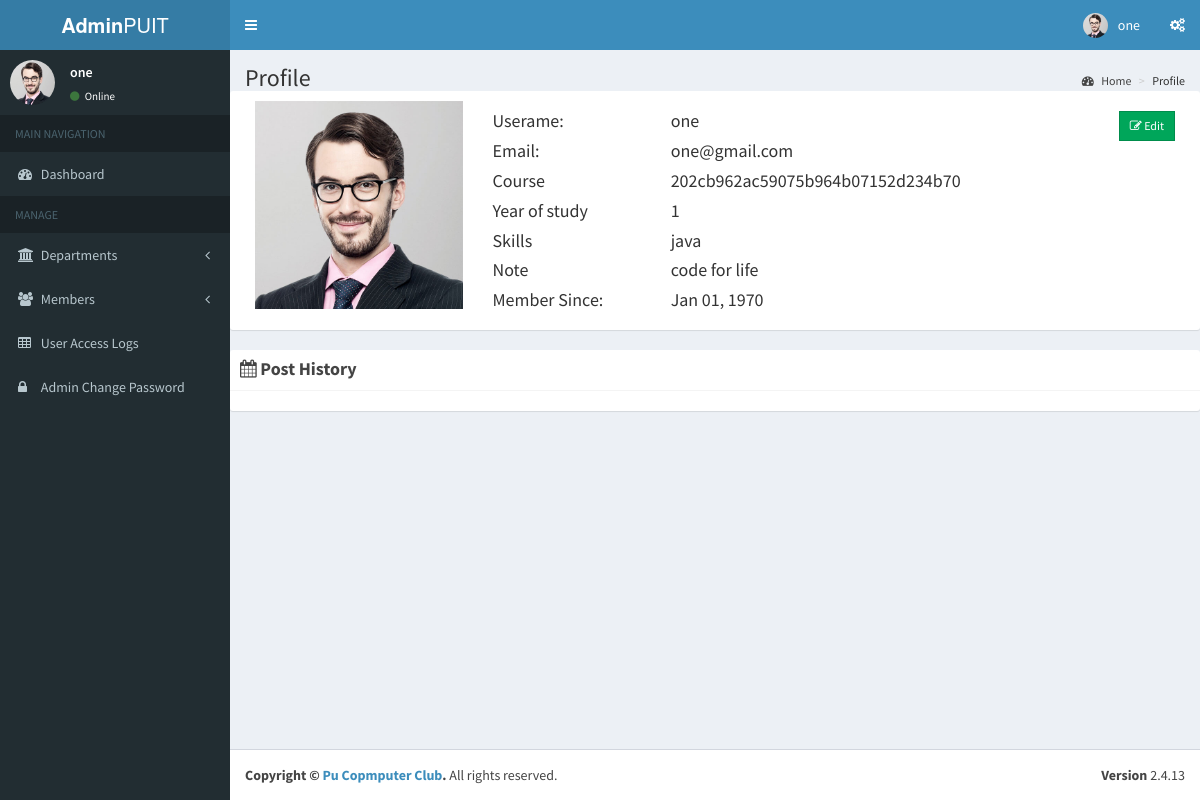
Screenshot of /admin/profile.php (signed in) with the database file from the repository.
### tables this page shows
CREATE TABLE `profile` (
  `id` int(11) NOT NULL,
  `member_id` varchar(255) NOT NULL,
  `course` varchar(255) NOT NULL,
  `year_of_study` varchar(255) NOT NULL,
  `skills` varchar(255) NOT NULL,
  `notes` varchar(255) NOT NULL,
  `photo` varchar(255) NOT NULL
);

CREATE TABLE `members` (
  `id` int(11) NOT NULL,
  `email` varchar(255) NOT NULL,
  `password` varchar(255) NOT NULL,
  `username` varchar(255) NOT NULL,
  `status` varchar(255) NOT NULL,
  `created_on` timestamp NOT NULL DEFAULT CURRENT_TIMESTAMP,
  `department_id` int(11) NOT NULL
);

### admin/profile.php (the view, shortened to what this page needs)
<?php include('includes/header.php');?>
   <div class="content-wrapper">
    <section class="content-header">
      <h1>
        Profile
      </h1>
      <ol class="breadcrumb">
        <li><a href="#"><i class="fa fa-dashboard"></i> Home</a></li>
        <li>Profile</li>
      </ol>
    </section>
    <div class="box box-solid">
	        			<div class="box-body">
	        				<div class="col-sm-3">
	        					<img src="<?php echo (!empty($row['photo'])) ? '../images/'.$row['photo'] : '../images/profile.jpg'; ?>" width="100%">
	        				</div>
	        				<div class="col-sm-9">
	        					<div class="row">
	        						<div class="col-sm-3">
	        							<h4>Userame:</h4>
	        							<h4>Email:</h4>
												<h4>Course</h4>
												<h4>Year of study</h4>
	        							<h4>Skills</h4>
	        							<h4>Note</h4>
	        							<h4>Member Since:</h4>
	        						</div>
	        						<div class="col-sm-9">
	        							<h4><?php echo $row['username']; ?>
	        								<span class="pull-right">
	        									<a href="#profile" class="btn btn-success btn-flat btn-sm" data-toggle="modal"><i class="fa fa-edit"></i> Edit</a>
	        								</span>
	        							</h4>
												<h4><?php echo $row['email']; ?></h4>
	        							<h4><?php echo $row['password']; ?></h4>
												<h4><?php echo $row['year_of_study'] ?></h4>
	        							<h4><?php echo $row['skills']; ?></h4>
	        							<h4><?php echo $row['notes']; ?></h4>
												<h4><?php echo date('M d, Y', strtotime($row['username'])) ?></h4>
	        						</div>
	        					</div>
	        				</div>
	        			</div>
	        		</div>
                <div class="box box-solid">
	        			<div class="box-header with-border">
	        				<h4 class="box-title"><i class="fa fa-calendar"></i> <b>Post History</b></h4>
	        			</div>
	        			<div class="box-body">
	        			</div>
	        		</div>
  			</div>
  <?php include('includes/footer.php');?>

### admin/includes/header.php (shortened to what this page needs)
<?php
    include('session.php');
    $sql = 'SELECT
               *, p.photo AS photo
            FROM
               members
            LEFT JOIN
               profile p ON members.id=p.member_id
             WHERE
              username =:username';
    $stmt = $pdo->prepare($sql);
    $stmt->execute(['username'=>$_SESSION['adminame']]);
    $row = $stmt->fetch();
?>
<!DOCTYPE html>
<html>
<head>
  <link rel="stylesheet" href="../bower_components/bootstrap/dist/css/bootstrap.min.css">
  <link rel="stylesheet" href="../bower_components/font-awesome/css/font-awesome.min.css">
  <link rel="stylesheet" href="../bower_components/Ionicons/css/ionicons.min.css">
  <link rel="stylesheet" href="../dist/css/AdminLTE.min.css">
  <link rel="stylesheet" href="../dist/css/skins/_all-skins.min.css">
  <link rel="stylesheet" href="../bower_components/morris.js/morris.css">
  <link rel="stylesheet" href="../bower_components/jvectormap/jquery-jvectormap.css">
  <link rel="stylesheet" href="../bower_components/bootstrap-datepicker/dist/css/bootstrap-datepicker.min.css">
  <link rel="stylesheet" href="../bower_components/bootstrap-daterangepicker/daterangepicker.css">
  <link rel="stylesheet" href="../plugins/bootstrap-wysihtml5/bootstrap3-wysihtml5.min.css">
</head>
<body class="hold-transition skin-blue sidebar-mini">
<div class="wrapper">
  <header class="main-header">
    <a href="dashboard.php" class="logo">
      <span class="logo-lg"><b>Admin</b>PUIT</span>
    </a>
    <nav class="navbar navbar-static-top">
      <a href="#" class="sidebar-toggle" data-toggle="push-menu" role="button">
      </a>
      <div class="navbar-custom-menu">
        <ul class="nav navbar-nav">
          <li class="dropdown user user-menu">
            <a href="#" class="dropdown-toggle" data-toggle="dropdown">
            <img src="<?php echo (!empty($row['photo'])) ? '../images/'.$row['photo'] : '../images/profile.jpg'; ?>" class="user-image" alt="User Image">
              <span class="hidden-xs"><?php echo $row['username']; ?></span>
            </a>
          </li>
          <li>
            <a href="#" data-toggle="control-sidebar"><i class="fa fa-gears"></i></a>
          </li>
        </ul>
      </div>
    </nav>
  </header>
  <aside class="main-sidebar">
    <section class="sidebar">
      <div class="user-panel">
        <div class="pull-left image">
        <img src="<?php echo (!empty($row['photo'])) ? '../images/'.$row['photo'] : '../images/profile.jpg'; ?>" class="img-circle" alt="User Image">
        </div>
        <div class="pull-left info">
          <p><?php echo $row['username']; ?></p>
          <a href="#"><i class="fa fa-circle text-success"></i> Online</a>
        </div>
      </div>
      <ul class="sidebar-menu" data-widget="tree">
        <li class="header">MAIN NAVIGATION</li>
        <li id="treevieww">
          <a href="dashboard.php">
            <i class="fa fa-dashboard"></i> <span>Dashboard</span>
          </a>
        </li>
        <li class="header">MANAGE</li>
        <li class="treeview" id="treeview">
          <a href="departments.php">
            <i class="fa fa-university"></i>
            <span>Departments</span>
            <span class="pull-right-container">
              <i class="fa fa-angle-left pull-right"></i>
            </span>
          </a>
        </li>
        <li class="treeview" id="treeview">
          <a href="members.php">
            <i class="fa fa-users"></i> <span>Members</span>
            <span class="pull-right-container">
              <i class="fa fa-angle-left pull-right"></i>
            </span>
          </a>
        </li>
        <li id="treeview">
          <a href="access_logs.php">
            <i class="fa fa-table"></i> <span>User Access Logs</span>
          </a>
        </li>
        <li id="treeview">
          <a href="change_password.php">
            <i class="fa   fa-lock"></i> <span>Admin Change Password</span>
          </a>
        </li>
  </aside>

### rows the page displays
profile: photo (picture), member.username "one", member.email "one@gmail.com", member.password "202cb962ac59075b964b07152d234b70", year_of_study "1", skills "java", notes "code for life", member.username "Jan 01, 1970"
